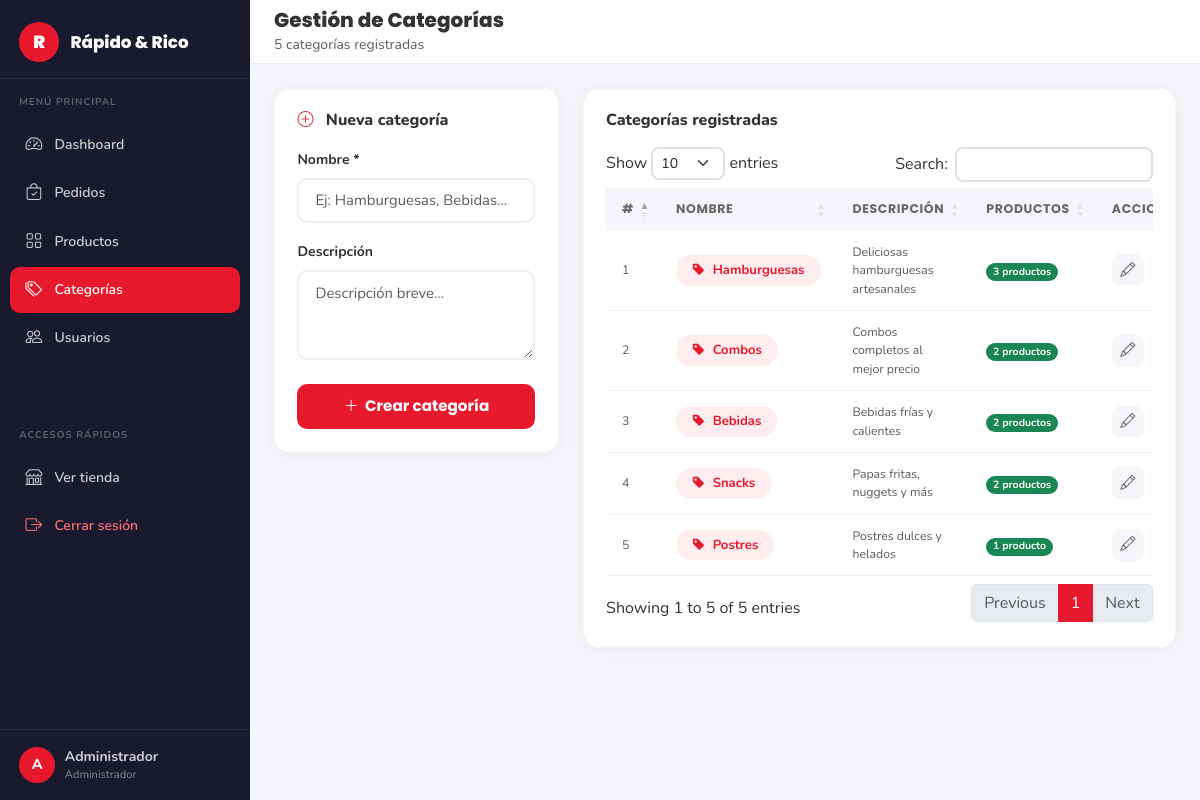
The page /view/admin/categorias.php (signed in) on the database its author committed.
### tables this page shows
CREATE TABLE IF NOT EXISTS categoria (
    id_categoria INT AUTO_INCREMENT PRIMARY KEY,
    nombre       VARCHAR(80)  NOT NULL,
    descripcion  TEXT         DEFAULT NULL,
    created_at   TIMESTAMP    DEFAULT CURRENT_TIMESTAMP
);

### config/conexion.php (called while the page is built, shortened)
<?php
class Conexion
{
    private static ?PDO $instancia = null;
    public static function obtener(): PDO
    {
        if (self::$instancia === null) {
            self::$instancia = self::crearConexion();
        }
        return self::$instancia;
    }
    private static function crearConexion(): PDO
    {
        $dsn = sprintf(
            'mysql:host=%s;port=%s;dbname=%s;charset=%s',
            DB_HOST, DB_PORT, DB_NAME, DB_CHARSET
        );
        $opciones = [
            PDO::ATTR_ERRMODE            => PDO::ERRMODE_EXCEPTION,
            PDO::ATTR_DEFAULT_FETCH_MODE => PDO::FETCH_ASSOC,
            PDO::ATTR_EMULATE_PREPARES   => false,
            PDO::MYSQL_ATTR_INIT_COMMAND => "SET NAMES utf8mb4 COLLATE utf8mb4_unicode_ci",
        ];
        try {
            return new PDO($dsn, DB_USER, DB_PASS, $opciones);
        } catch (PDOException $e) {
            error_log('[' . date('Y-m-d H:i:s') . '] DB Connection Error: ' . $e->getMessage(), 3, LOG_DIR . 'db_errors.log');
            if (APP_ENV === 'development') {
                throw new RuntimeException('Error de conexión BD: ' . $e->getMessage());
            }
            throw new RuntimeException('Error de conexión a la base de datos. Por favor intenta más tarde.');
        }
    }
}

### dao/CategoriaDAO.php (called while the page is built, shortened)
<?php
require_once __DIR__ . '/../config/conexion.php';
class CategoriaDAO
{
    private PDO $pdo;
    public function __construct()
    {
        $this->pdo = Conexion::obtener();
    }
    public function obtenerConConteoProductos(): array
    {
        return $this->pdo->query(
            "SELECT c.*, COUNT(p.id_producto) AS total_productos
             FROM categoria c
             LEFT JOIN producto p
               ON c.id_categoria = p.id_categoria AND p.activo = 1
             GROUP BY c.id_categoria, c.nombre, c.descripcion
             ORDER BY c.nombre ASC"
        )->fetchAll();
    }
}

### helpers/Seguridad.php (called while the page is built, shortened)
<?php
class Seguridad
{
    public static function e(mixed $valor): string
    {
        return htmlspecialchars((string) $valor, ENT_QUOTES | ENT_HTML5, 'UTF-8');
    }
}

### view/admin/categorias.php (the view, shortened to what this page needs)
<?php
require_once __DIR__ . '/../../dao/CategoriaDAO.php';
require_once __DIR__ . '/../../helpers/Seguridad.php';
$dao        = new CategoriaDAO();
$categorias = $dao->obtenerConConteoProductos();
$editar = null;
?>
<!DOCTYPE html>
<html lang="es">
<head>
  <link href="https://cdn.jsdelivr.net/npm/bootstrap@5.3.3/dist/css/bootstrap.min.css" rel="stylesheet"/>
  <link href="https://cdn.jsdelivr.net/npm/bootstrap-icons@1.11.3/font/bootstrap-icons.min.css" rel="stylesheet"/>
  <link href="https://cdn.datatables.net/1.13.8/css/dataTables.bootstrap5.min.css" rel="stylesheet"/>
  <link href="https://cdnjs.cloudflare.com/ajax/libs/toastr.js/latest/toastr.min.css" rel="stylesheet"/>
  <link href="../../css/style.css" rel="stylesheet"/>
  <link href="../../css/admin.css" rel="stylesheet"/>
</head>
<body class="admin-body">
<?php include __DIR__ . '/partials/sidebar.php'; ?>
<div class="admin-main">
  <div class="admin-topbar">
    <div class="d-flex align-items-center gap-2">
      <div>
        <h5 class="mb-0 fw-800">Gestión de Categorías</h5>
        <small class="text-muted"><?= count($categorias) ?> categorías registradas</small>
      </div>
    </div>
  </div>
  <div class="admin-content">
    <div class="row g-4">
      <div class="col-lg-4">
        <div class="admin-card">
          <h6 class="fw-800 mb-3">
            <i class="bi bi-<?= $editar ? 'pencil' : 'plus-circle' ?> text-danger me-2"></i>
            <?= $editar ? 'Editar categoría' : 'Nueva categoría' ?>
          </h6>
          <form action="../../controller/CategoriaController.php" method="POST" novalidate>
            <div class="mb-3">
              <label class="form-label fw-700 small">Nombre *</label>
              <input type="text" name="nombre" class="form-control rr-input"
                     placeholder="Ej: Hamburguesas, Bebidas..."
                     value="<?= Seguridad::e($editar['nombre'] ?? '') ?>"
                     minlength="2" maxlength="80" required>
            </div>
            <div class="mb-4">
              <label class="form-label fw-700 small">Descripción</label>
              <textarea name="descripcion" class="form-control rr-input" rows="3"
                        placeholder="Descripción breve..."><?= Seguridad::e($editar['descripcion'] ?? '') ?></textarea>
            </div>
            <div class="d-flex gap-2">
              <button type="submit" class="btn-rr flex-fill justify-content-center">
                <i class="bi bi-<?= $editar ? 'check-lg' : 'plus-lg' ?>"></i>
                <?= $editar ? 'Actualizar' : 'Crear categoría' ?>
              </button>
            </div>
          </form>
        </div>
      </div>
      <div class="col-lg-8">
        <div class="admin-card">
          <h6 class="fw-800 mb-3">Categorías registradas</h6>
          <div class="table-responsive">
            <table class="table rr-table align-middle" id="tablaCategorias">
              <thead>
                <tr>
                  <th>#</th>
                  <th>Nombre</th>
                  <th>Descripción</th>
                  <th>Productos</th>
                  <th>Acciones</th>
                </tr>
              </thead>
              <tbody>
                <?php if (empty($categorias)): ?>
                <tr>
                  <td colspan="5" class="text-center text-muted py-4">
                    <i class="bi bi-inbox fs-3 d-block mb-2"></i>
                    No hay categorías registradas.
                  </td>
                </tr>
                <?php else: ?>
                <?php foreach ($categorias as $cat): ?>
                <tr>
                  <td class="text-muted small"><?= (int)$cat['id_categoria'] ?></td>
                  <td>
                    <span class="badge rounded-pill px-3 py-2"
                          style="background:rgba(232,25,44,.08);color:var(--rr-red);font-size:.82rem;font-weight:700">
                      <i class="bi bi-tag-fill me-1"></i>
                      <?= Seguridad::e($cat['nombre']) ?>
                    </span>
                  </td>
                  <td class="text-muted small">
                    <?= Seguridad::e($cat['descripcion'] ?? '—') ?>
                  </td>
                  <td>
                    <span class="badge bg-<?= (int)$cat['total_productos'] > 0 ? 'success' : 'secondary' ?> rounded-pill">
                      <?= (int)$cat['total_productos'] ?> producto<?= (int)$cat['total_productos'] !== 1 ? 's' : '' ?>
                    </span>
                  </td>
                  <td>
                    <div class="d-flex gap-1">
                      <a href="categorias.php?editar=<?= (int)$cat['id_categoria'] ?>"
                         class="btn-icon-sm" title="Editar">
                        <i class="bi bi-pencil"></i>
                      </a>
                      <?php if ((int)$cat['total_productos'] === 0): ?>
                      <button type="button" class="btn-icon-sm danger" title="Eliminar"
                              onclick="confirmarEliminar(<?= (int)$cat['id_categoria'] ?>, '<?= Seguridad::attr($cat['nombre']) ?>')">
                        <i class="bi bi-trash3"></i>
                      </button>
                      <?php else: ?>
                      <button type="button" class="btn-icon-sm" title="Tiene productos activos — no eliminable" disabled
                              style="opacity:.35;cursor:not-allowed">
                      </button>
                      <?php endif; ?>
                    </div>
                  </td>
                </tr>
                <?php endforeach; ?>
                <?php endif; ?>
              </tbody>
            </table>
          </div>
        </div>
      </div>
    </div>
  </div>
</div>
</body>
</html>

### view/admin/partials/sidebar.php (shortened to what this page needs)
<?php
$paginaActual = basename($_SERVER['PHP_SELF']);
$enlaces = [
    ['href' => 'dashboard.php',  'icon' => 'bi-speedometer2',  'label' => 'Dashboard',   'file' => 'dashboard.php'],
    ['href' => 'pedidos.php',    'icon' => 'bi-bag-check',     'label' => 'Pedidos',     'file' => 'pedidos.php'],
    ['href' => 'productos.php',  'icon' => 'bi-grid',          'label' => 'Productos',   'file' => 'productos.php'],
    ['href' => 'categorias.php', 'icon' => 'bi-tags',          'label' => 'Categorías',  'file' => 'categorias.php'],
    ['href' => 'usuarios.php',   'icon' => 'bi-people',        'label' => 'Usuarios',    'file' => 'usuarios.php'],
];
?>
<div class="admin-sidebar" id="adminSidebar">
  <div class="sidebar-brand">
    <div class="brand-logo">R</div>
    <span>Rápido &amp; Rico</span>
  </div>
  <div class="sidebar-section-label">MENÚ PRINCIPAL</div>
  <nav class="sidebar-nav">
    <?php foreach ($enlaces as $enlace): ?>
    <a href="<?= $enlace['href'] ?>"
       class="sidebar-link <?= $paginaActual === $enlace['file'] ? 'active' : '' ?>">
      <i class="bi <?= $enlace['icon'] ?>"></i>
      <span><?= $enlace['label'] ?></span>
    </a>
    <?php endforeach; ?>
  </nav>
  <div class="sidebar-section-label">ACCESOS RÁPIDOS</div>
  <nav class="sidebar-nav">
    <a href="../../index.php" class="sidebar-link" target="_blank">
      <i class="bi bi-shop"></i>
      <span>Ver tienda</span>
    </a>
    <a href="../../controller/UsuarioController.php?accion=logout"
       class="sidebar-link text-danger"
       onclick="return confirmarLogout(event)">
      <i class="bi bi-box-arrow-right"></i>
      <span>Cerrar sesión</span>
    </a>
  </nav>
  <div class="sidebar-footer">
    <div class="sidebar-user">
      <div class="sidebar-avatar">
        <?= strtoupper(substr($_SESSION['nombre'] ?? 'A', 0, 1)) ?>
      </div>
      <div>
        <div class="fw-700 small"><?= htmlspecialchars($_SESSION['nombre'] ?? '') ?></div>
        <div style="font-size:.7rem;opacity:.6">Administrador</div>
      </div>
    </div>
  </div>
</div>

### css/style.css (style rules this page uses)
:root { --rr-red: #E8192C; --rr-red-dark: #C0121F; --rr-dark: #1A1A1A; --rr-dark2: #212121; --rr-gray: #F5F5F5; --rr-gray2: #EEEEEE; --rr-text: #333333; --rr-muted: #777777; --rr-white: #FFFFFF; --rr-shadow: 0 4px 20px rgba(0,0,0,.10); --rr-shadow-hover: 0 8px 32px rgba(232,25,44,.18); --rr-radius: 18px; }
*, *::before, *::after { box-sizing: border-box; margin: 0; padding: 0; }
body { font-family: 'Nunito', sans-serif; color: var(--rr-text); background: var(--rr-white); }
h1,h2,h3,h4,h5,.navbar-brand { font-family: 'Poppins', sans-serif; }
a { text-decoration: none; }
.brand-logo { width: 40px; height: 40px; background: var(--rr-red); border-radius: 50%; display: flex; align-items: center; justify-content: center; color: #fff; font-size: 1.1rem; font-weight: 900; font-family: 'Poppins', sans-serif; flex-shrink: 0; }
.btn-rr { background: var(--rr-red); color: #fff !important; font-weight: 700; font-size: .95rem; border: none; padding: .7rem 1.7rem; border-radius: 10px; transition: background .2s, transform .18s, box-shadow .2s; text-decoration: none; display: inline-flex; align-items: center; gap: .4rem; cursor: pointer; font-family: 'Poppins', sans-serif; }
.rr-input { border: 2px solid #eee; border-radius: 10px; padding: .6rem 1rem; font-size: .93rem; font-family: 'Nunito', sans-serif; transition: border-color .2s, box-shadow .2s; background: var(--rr-white); }
.fw-700 { font-weight: 700 !important; }
.fw-800 { font-weight: 800 !important; }
.rr-table thead th { font-family: 'Poppins', sans-serif; font-weight: 700; font-size: .85rem; color: var(--rr-muted); border-bottom: 2px solid #f0f0f0; background: #fafafa; padding: .8rem 1rem; }
.rr-table tbody td { padding: .8rem 1rem; border-color: #f5f5f5; vertical-align: middle; }

### rows shown on the page
categoria: id_categoria "3", nombre "Bebidas", descripcion "Bebidas frías y calientes", total_productos "2"
categoria: id_categoria "2", nombre "Combos", descripcion "Combos completos al mejor precio", total_productos "2"
categoria: id_categoria "1", nombre "Hamburguesas", descripcion "Deliciosas hamburguesas artesanales", total_productos "3"
categoria: id_categoria "5", nombre "Postres", descripcion "Postres dulces y helados", total_productos "1"
categoria: id_categoria "4", nombre "Snacks", descripcion "Papas fritas, nuggets y más", total_productos "2"

### other values the page prints
$enlace['label'] "Dashboard"
$enlace['label'] "Pedidos"
$enlace['label'] "Productos"
$enlace['label'] "Categorías"
$enlace['label'] "Usuarios"
substr($_SESSION['nombre'] ?? 'A', 0, 1) "A"
$_SESSION['nombre'] "Administrador"
count($categorias) "5"
